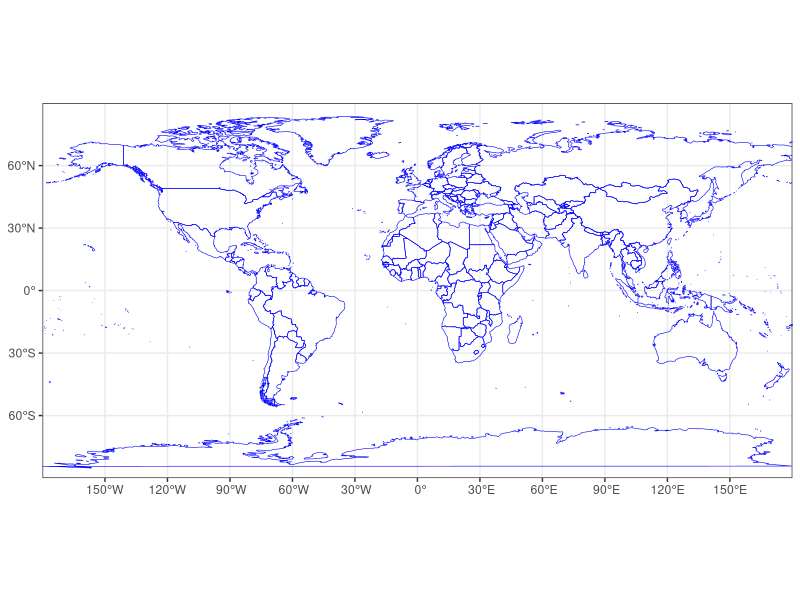

Recreate this plot in R. (Note: this script raises an error after producing the figure.)
## ---- chunk 1
options(width = 105)
knitr::opts_chunk$set(dev='png', dpi=300, cache=TRUE)
pdf.options(useDingbats = TRUE)
## ---- chunk 2
# load libraries
library(sf)
library(stars)
library(ggplot2)
## ---- chunk 3
# world_sf
world_sf <- st_as_sf(maps::map("world", plot = FALSE, fill = TRUE))
world_otl_sf <- st_geometry(world_sf)
## ---- chunk 4
# ggplot map of world_outline
ggplot() + 
  geom_sf(data = world_otl_sf, fill = NA, col = "blue") + 
  scale_x_continuous(breaks = seq(-180, 180, 30)) +
  scale_y_continuous(breaks = seq(-90, 90, 30)) +
  coord_sf(xlim = c(-180, +180), ylim = c(-90, 90), expand = FALSE) +
  theme_bw()
## ---- chunk 5
# read alpha (AE/PE)
# change path as necessary
nc_path <- "/Users/bartlein/Projects/RESS/data/nc_files/"
nc_name <- "cru10min30_bio.nc"
nc_file <- paste(nc_path, nc_name, sep="")
alpha <- read_ncdf(nc_file, var="alpha", proxy = FALSE)
## ---- chunk 6
# list alpha
alpha
## ---- chunk 7
# convert stars to sf
alpha_sf <- st_as_sf(alpha, as_points = TRUE)
alpha_sf
plot(alpha_sf, pch = 16, cex = 0.3)
## ---- chunk 8
# setup for plotting alpha
# make a data.frame
lon <- st_coordinates(alpha_sf)[,1]
lat <- st_coordinates(alpha_sf)[,2]
alpha <- as.vector(alpha_sf)
alpha_df <- data.frame(lon, lat, alpha)
dim(alpha_df)
head(alpha_df)
## ---- chunk 9
# set axis labels (breaks)
breaks_x <- c(seq(-180, 180, by = 60)) 
breaks_y <- c(seq(-90, 90, by = 30)) 
labels_x <- as.character(breaks_x) 
labels_y <- as.character(breaks_y)
## ---- chunk 10
# ggplot2 map of alpha
ggplot() +
  geom_tile(data = alpha_df, aes(x = lon, y = lat, fill = alpha)) +
  scale_fill_gradient2(low = "brown", mid="white", high = "darkgreen", midpoint = 0.50) +
  geom_sf(data = world_otl_sf, col = "black", fill = NA) +
  coord_sf(xlim = c(-180, +175.0), ylim = c(-90, 90), expand = FALSE) +
  scale_x_continuous(breaks = breaks_x) +
  scale_y_continuous(breaks = breaks_y) +
  labs(x = "Longitude", y = "Latitude", title="Priestley-Taylor Coefficient (alpha) (AE/PE)", fill="alpha") +
  theme_bw()
